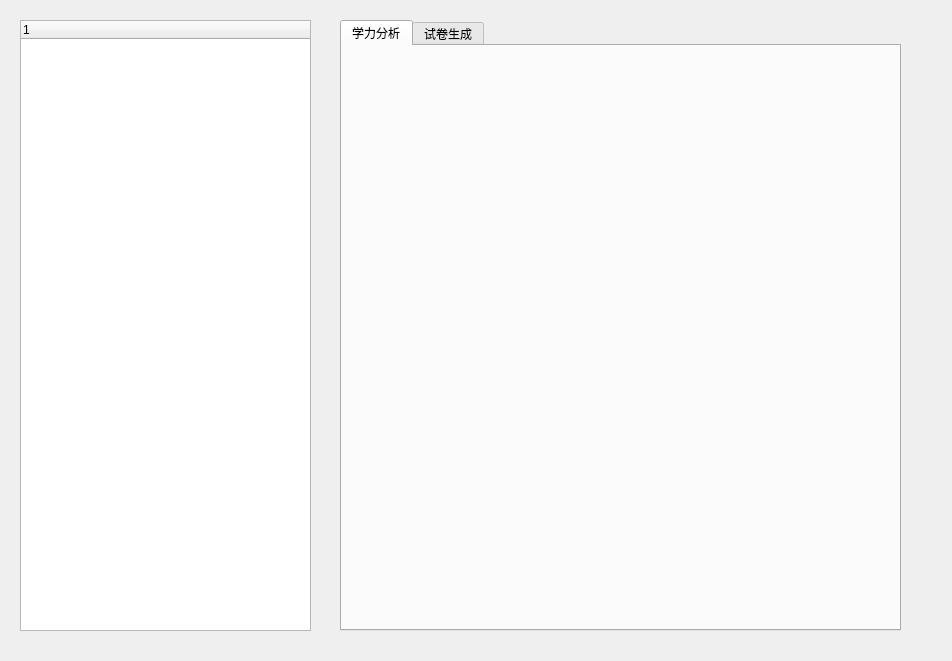
<?xml version="1.0" encoding="UTF-8"?>
<ui version="4.0">
 <class>Form</class>
 <widget class="QWidget" name="Form">
  <property name="geometry">
   <rect>
    <x>0</x>
    <y>0</y>
    <width>952</width>
    <height>661</height>
   </rect>
  </property>
  <property name="windowTitle">
   <string>Form</string>
  </property>
  <widget class="QTreeWidget" name="treeWidget">
   <property name="geometry">
    <rect>
     <x>20</x>
     <y>20</y>
     <width>291</width>
     <height>611</height>
    </rect>
   </property>
   <column>
    <property name="text">
     <string notr="true">1</string>
    </property>
   </column>
  </widget>
  <widget class="QTabWidget" name="tabWidget">
   <property name="geometry">
    <rect>
     <x>340</x>
     <y>20</y>
     <width>561</width>
     <height>611</height>
    </rect>
   </property>
   <property name="currentIndex">
    <number>0</number>
   </property>
   <widget class="QWidget" name="tab">
    <attribute name="title">
     <string>学力分析</string>
    </attribute>
   </widget>
   <widget class="QWidget" name="tab_2">
    <attribute name="title">
     <string>试卷生成</string>
    </attribute>
   </widget>
  </widget>
 </widget>
 <resources/>
 <connections/>
</ui>
